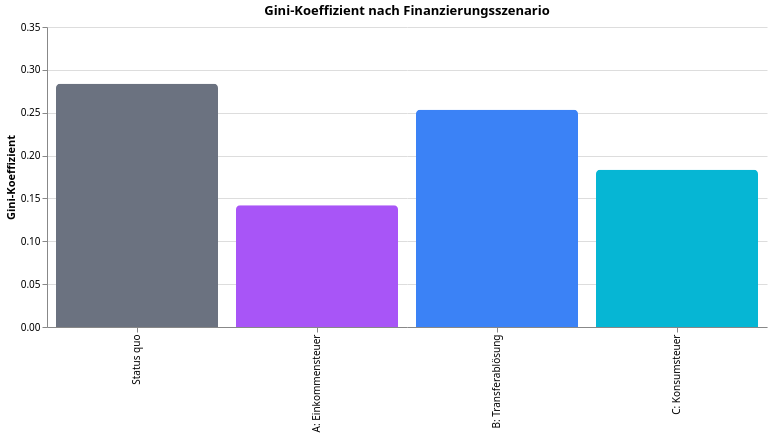

Write the Vega-Lite specification saved for this chart.
### Vega-Lite specification from a JSON file in a GitHub repository (floating-point values rounded to 4 significant figures)
{"$schema": "https://vega.github.io/schema/vega-lite/v5.json", "config": {"font": "Switzer, system-ui, sans-serif", "view": {"stroke": "transparent"}}, "data": {"values": [{"Gini": 0.2839, "Szenario": "Status quo", "order": 0}, {"Gini": 0.1419, "Szenario": "A: Einkommensteuer", "order": 1}, {"Gini": 0.2534, "Szenario": "B: Transferablösung", "order": 2}, {"Gini": 0.1834, "Szenario": "C: Konsumsteuer", "order": 3}]}, "encoding": {"color": {"field": "Szenario", "legend": null, "scale": {"domain": ["Status quo", "A: Einkommensteuer", "B: Transferablösung", "C: Konsumsteuer"], "range": ["#6b7280", "#a855f7", "#3b82f6", "#06b6d4"]}, "type": "nominal"}, "x": {"field": "Szenario", "sort": {"field": "order"}, "title": null, "type": "nominal"}, "y": {"field": "Gini", "scale": {"domain": [0.0, 0.35]}, "title": "Gini-Koeffizient", "type": "quantitative"}}, "height": 300, "mark": {"cornerRadiusEnd": 4, "type": "bar"}, "title": "Gini-Koeffizient nach Finanzierungsszenario", "width": 720}
